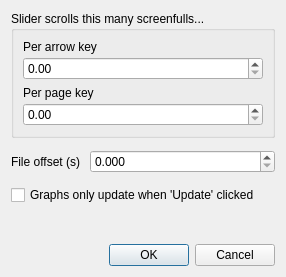
<?xml version="1.0" encoding="UTF-8"?>
<ui version="4.0">
 <class>FVW_OptionsDialog</class>
 <widget class="QDialog" name="FVW_OptionsDialog">
  <property name="geometry">
   <rect>
    <x>0</x>
    <y>0</y>
    <width>286</width>
    <height>277</height>
   </rect>
  </property>
  <property name="windowTitle">
   <string>Time Scrolling Options</string>
  </property>
  <layout class="QGridLayout" name="gridLayout_2">
   <property name="verticalSpacing">
    <number>12</number>
   </property>
   <item row="0" column="0">
    <widget class="QGroupBox" name="groupBox">
     <property name="title">
      <string>Slider scrolls this many screenfulls...</string>
     </property>
     <layout class="QGridLayout" name="gridLayout">
      <item row="0" column="0">
       <layout class="QVBoxLayout" name="verticalLayout">
        <property name="spacing">
         <number>3</number>
        </property>
        <item>
         <widget class="QLabel" name="label">
          <property name="text">
           <string>Per arrow key</string>
          </property>
         </widget>
        </item>
        <item>
         <widget class="QDoubleSpinBox" name="arrowSB">
          <property name="sizePolicy">
           <sizepolicy hsizetype="Expanding" vsizetype="Fixed">
            <horstretch>0</horstretch>
            <verstretch>0</verstretch>
           </sizepolicy>
          </property>
          <property name="minimum">
           <double>0.000000000000000</double>
          </property>
          <property name="maximum">
           <double>1000.000000000000000</double>
          </property>
          <property name="singleStep">
           <double>0.100000000000000</double>
          </property>
         </widget>
        </item>
       </layout>
      </item>
      <item row="1" column="0">
       <layout class="QVBoxLayout" name="verticalLayout_2">
        <property name="spacing">
         <number>3</number>
        </property>
        <item>
         <widget class="QLabel" name="label_2">
          <property name="text">
           <string>Per page key</string>
          </property>
         </widget>
        </item>
        <item>
         <widget class="QDoubleSpinBox" name="pageSB">
          <property name="sizePolicy">
           <sizepolicy hsizetype="Expanding" vsizetype="Fixed">
            <horstretch>0</horstretch>
            <verstretch>0</verstretch>
           </sizepolicy>
          </property>
          <property name="minimum">
           <double>0.000000000000000</double>
          </property>
          <property name="maximum">
           <double>1000.000000000000000</double>
          </property>
          <property name="singleStep">
           <double>0.100000000000000</double>
          </property>
         </widget>
        </item>
       </layout>
      </item>
     </layout>
    </widget>
   </item>
   <item row="1" column="0">
    <layout class="QHBoxLayout" name="horizontalLayout">
     <property name="spacing">
      <number>9</number>
     </property>
     <item>
      <widget class="QLabel" name="label_3">
       <property name="text">
        <string>File offset (s)</string>
       </property>
      </widget>
     </item>
     <item>
      <widget class="QDoubleSpinBox" name="offsetSB">
       <property name="sizePolicy">
        <sizepolicy hsizetype="MinimumExpanding" vsizetype="Fixed">
         <horstretch>0</horstretch>
         <verstretch>0</verstretch>
        </sizepolicy>
       </property>
       <property name="decimals">
        <number>3</number>
       </property>
       <property name="maximum">
        <double>10000.000000000000000</double>
       </property>
      </widget>
     </item>
    </layout>
   </item>
   <item row="2" column="0">
    <widget class="QCheckBox" name="manualChk">
     <property name="sizePolicy">
      <sizepolicy hsizetype="Preferred" vsizetype="Fixed">
       <horstretch>0</horstretch>
       <verstretch>0</verstretch>
      </sizepolicy>
     </property>
     <property name="toolTip">
      <string>Use manual updating on slow computers to limit redrawing</string>
     </property>
     <property name="text">
      <string>Graphs only update when 'Update' clicked</string>
     </property>
    </widget>
   </item>
   <item row="3" column="0">
    <spacer name="verticalSpacer">
     <property name="orientation">
      <enum>Qt::Vertical</enum>
     </property>
     <property name="sizeType">
      <enum>QSizePolicy::MinimumExpanding</enum>
     </property>
     <property name="sizeHint" stdset="0">
      <size>
       <width>20</width>
       <height>2</height>
      </size>
     </property>
    </spacer>
   </item>
   <item row="4" column="0">
    <widget class="QDialogButtonBox" name="buttonBox">
     <property name="sizePolicy">
      <sizepolicy hsizetype="Preferred" vsizetype="Preferred">
       <horstretch>0</horstretch>
       <verstretch>0</verstretch>
      </sizepolicy>
     </property>
     <property name="focusPolicy">
      <enum>Qt::StrongFocus</enum>
     </property>
     <property name="orientation">
      <enum>Qt::Horizontal</enum>
     </property>
     <property name="standardButtons">
      <set>QDialogButtonBox::Cancel|QDialogButtonBox::Ok</set>
     </property>
    </widget>
   </item>
  </layout>
 </widget>
 <tabstops>
  <tabstop>buttonBox</tabstop>
  <tabstop>arrowSB</tabstop>
  <tabstop>pageSB</tabstop>
  <tabstop>manualChk</tabstop>
 </tabstops>
 <resources/>
 <connections>
  <connection>
   <sender>buttonBox</sender>
   <signal>accepted()</signal>
   <receiver>FVW_OptionsDialog</receiver>
   <slot>accept()</slot>
   <hints>
    <hint type="sourcelabel">
     <x>248</x>
     <y>254</y>
    </hint>
    <hint type="destinationlabel">
     <x>157</x>
     <y>274</y>
    </hint>
   </hints>
  </connection>
  <connection>
   <sender>buttonBox</sender>
   <signal>rejected()</signal>
   <receiver>FVW_OptionsDialog</receiver>
   <slot>reject()</slot>
   <hints>
    <hint type="sourcelabel">
     <x>316</x>
     <y>260</y>
    </hint>
    <hint type="destinationlabel">
     <x>286</x>
     <y>274</y>
    </hint>
   </hints>
  </connection>
 </connections>
</ui>
